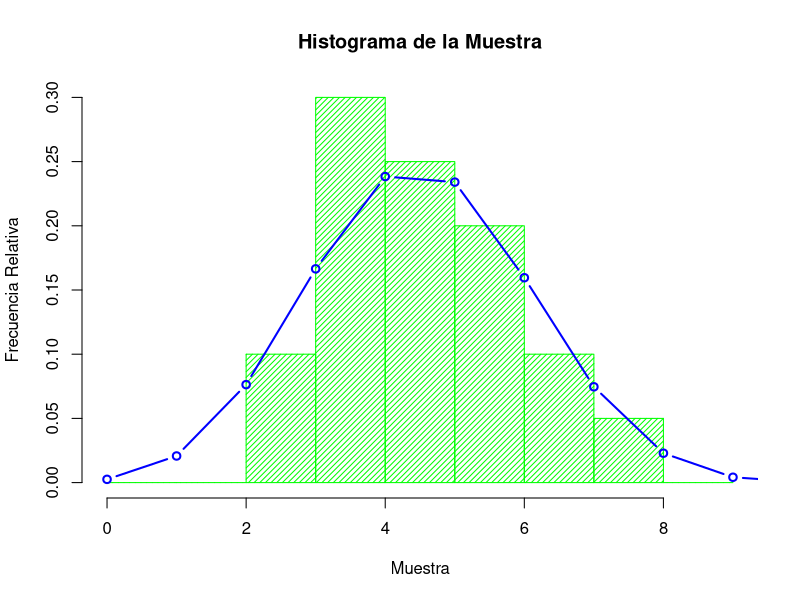

R code for this plot:
## ---- chunk 1
knitr::opts_chunk$set(echo = TRUE)
## ---- chunk 2
setwd(".")
library(knitr)

n <- 10
p <- 0.45

## ---- chunk 3
p4 <- dbinom(4,n,p)
## ---- chunk 4
p6<- 1-pbinom(5,n,p)

## ---- chunk 5

## ---- chunk 6
set.seed(15000)
muestra <- rbinom(20,n,p)
hist(muestra,breaks=seq(0,max(muestra)+1),col = "green",density = 25,freq = FALSE,
     main = "Histograma de la Muestra",xlab = "Muestra",ylab = "Frecuencia Relativa")
x <- seq(0,10,1)
fx <- dbinom(x,n,p)
points(x,fx,type = "b",col = "blue",lwd = 2)
